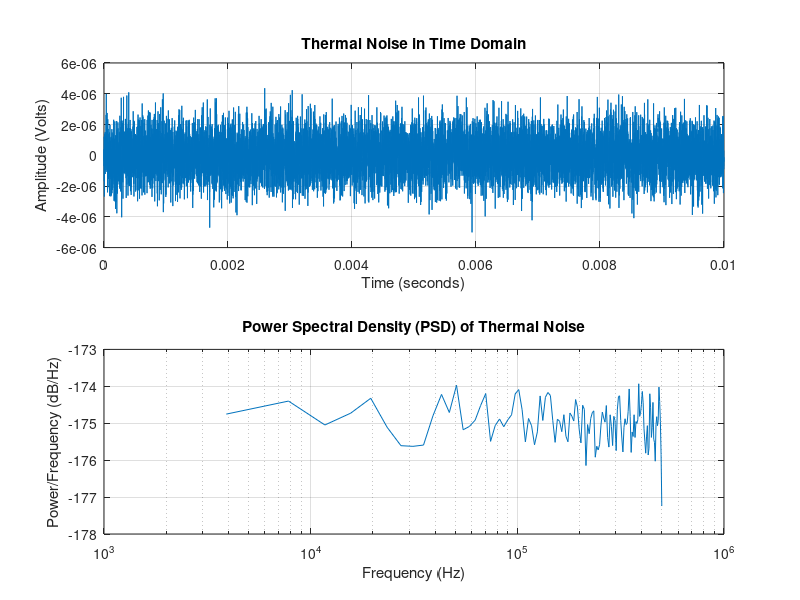

MATLAB code for this plot:
% MATLAB Script for Thermal Noise Simulation and Analysis

% --- 1. Parameters ---
B = 1e6;                % Bandwidth: 1 MHz
R = 100;                % Resistance: 100 ohms
T = 300;                % Temperature: 300 K
k = 1.38e-23;           % Boltzmann constant
n_samples = 10000;      % Number of samples

% --- 2. Thermal Noise Generation ---
time = 0 : 1/B : (n_samples-1) / B;
% Formula for noise voltage: sqrt(4 * k * T * R * B)
thermal_noise = sqrt(4 * k * T * R * B) * randn(1, n_samples);

% --- 3. Plotting in Time Domain ---
figure;
subplot(2,1,1);
plot(time, thermal_noise);
title('Thermal Noise in Time Domain');
xlabel('Time (seconds)');
ylabel('Amplitude (Volts)');
grid on;

% --- 4. Power Spectral Density (PSD) Analysis ---
subplot(2,1,2);
[psd, freq] = pwelch(thermal_noise, [], [], [], B);
semilogx(freq, 10*log10(psd));
title('Power Spectral Density (PSD) of Thermal Noise');
xlabel('Frequency (Hz)');
ylabel('Power/Frequency (dB/Hz)');
grid on;
